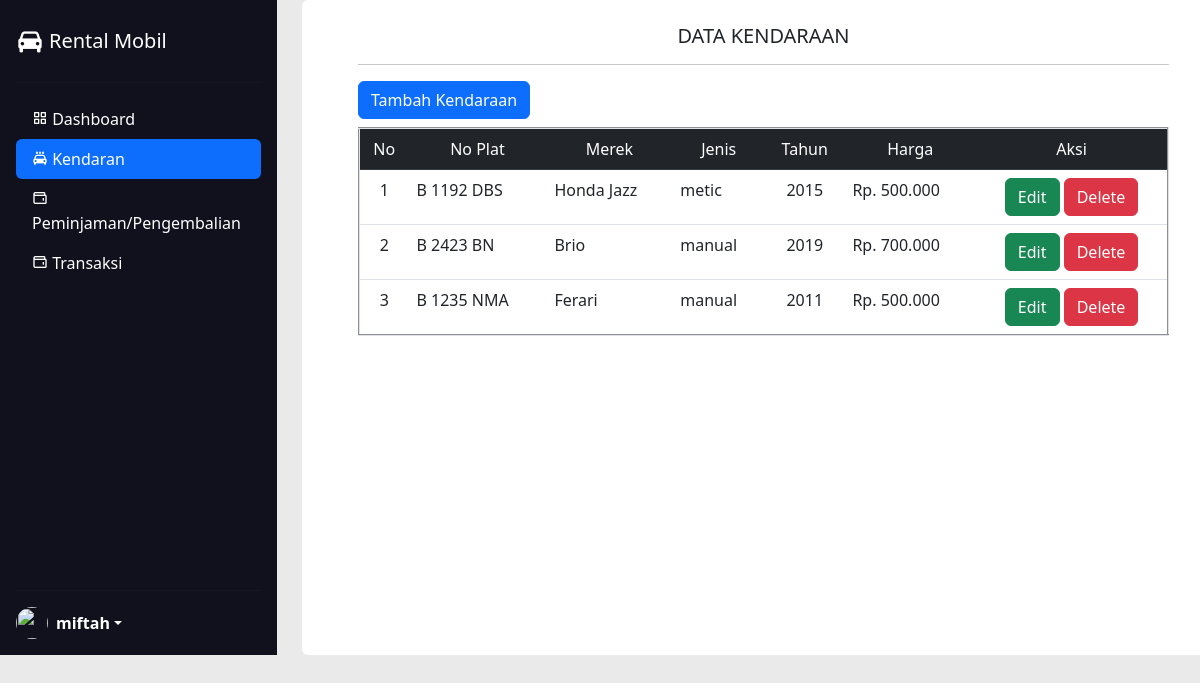
/Kendaraan.php (signed in), run on the app's committed database.
### tables this page shows
CREATE TABLE `users` (
  `id` int(11) NOT NULL,
  `username` varchar(255) NOT NULL,
  `email` varchar(255) NOT NULL,
  `password` varchar(255) NOT NULL
);

CREATE TABLE `kendaraan` (
  `idkendaraan` int(10) NOT NULL,
  `no_plat` varchar(20) NOT NULL,
  `merek` varchar(25) NOT NULL,
  `jenis` varchar(20) NOT NULL,
  `tahun` int(10) NOT NULL,
  `harga` int(25) NOT NULL
);

### config/controller.php (called while the page is built, shortened)
<?php
include 'koneksi.php';
function select($query)
{
    global $conn;
    $result = mysqli_query($conn, $query);
    $rows = [];
    while ($row = mysqli_fetch_assoc($result)) {
        $rows[] = $row;
    }
    return $rows;
}
?>

### Kendaraan.php (the view, shortened to what this page needs)
<?php
include 'config/app.php';
?>
<!DOCTYPE html>
<head>
    <link rel="stylesheet" href="css/bootstrap.css">
    <link href='https://unpkg.com/boxicons@2.1.2/css/boxicons.min.css' rel='stylesheet'>
</head>
<body style="background:#eaeaea;">
    <main class="d-flex flex-nowrap">
        <div class="d-flex flex-column flex-shrink-0 p-3 " style="background: #11101D; width: 277px; height: 655px;">
            <div class="logo_content">
                <div class="logo">
                    <i class='bx bxs-car'></i>
                    <div class="logo_name">Rental Mobil</div>
                </div>
            </div>
            <hr>
            <ul class="nav nav-pills flex-column mb-auto">
                <li>
                    <a href="index.php" class="nav-link text-white">
                        <i class='bx bx-grid-alt'></i>
                        <span>Dashboard</span>
                    </a>
                </li>
                <li>
                    <a href="Kendaraan.php" class="nav-link active">
                        <i class='bx bxs-car-wash'></i>
                        <span>Kendaran</span>
                    </a>
                </li>
                <li>
                    <a href="peminjamanpengembalian.php" class="nav-link text-white">
                        <i class='bx bx-wallet'></i>
                        <span>Peminjaman/Pengembalian</span>
                    </a>
                </li>
                <li>
                    <a href="transaksi.php" class="nav-link text-white">
                        <i class='bx bx-wallet'></i>
                        <span>Transaksi</span>
                    </a>
                </li>
            </ul>
            <hr>
            <div class="dropdown">
                <a href="#" class="d-flex align-items-center text-white text-decoration-none dropdown-toggle" data-bs-toggle="dropdown" aria-expanded="false">
                    <img src="https://github.com/mdo.png" alt="" width="32" height="32" class="rounded-circle me-2">
                    <?php
                    $user = mysqli_query($conn, "SELECT * FROM users");
                    $row = mysqli_fetch_row($user);
                    ?>
                    <strong><?php echo "$row[1]" ?></strong>
                </a>
            </div>
        </div>
        <div class="card" style="position: relative; left: 25px; width: 1045px; padding: 8px 40px; height-max: 655px; border: 6px;">
            <div class="card-body">
                <h5 class="card-title text-center">DATA KENDARAAN</h5>
                <hr>
                <button type="button" class="btn btn-primary mb-2" data-bs-toggle="modal" data-bs-target="#modaltambah">
                    Tambah Kendaraan
                </button>
                <table class="table" border="2">
                    <thead>
                        <tr>
                            <td class="table-dark text-center">No</td>
                            <td class="table-dark text-center">No Plat</td>
                            <td class="table-dark text-center">Merek</td>
                            <td class="table-dark text-center">Jenis</td>
                            <td class="table-dark text-center">Tahun</td>
                            <td class="table-dark text-center">Harga</td>
                            <td class="table-dark text-center">Aksi</td>
                        </tr>
                    </thead>
                    <tbody>
                        <?php $no = 1; ?>
                        <?php
                        $data_kendaraan = select("SELECT * FROM kendaraan");
                        foreach ($data_kendaraan as $kendaraan) : ?>
                            <tr>
                                <td class="text-center"><?= $no++; ?></td>
                                <td><?= $kendaraan['no_plat']; ?></td>
                                <td><?= $kendaraan['merek']; ?></td>
                                <td><?= $kendaraan['jenis']; ?></td>
                                <td class="text-center"><?= $kendaraan['tahun']; ?></td>
                                <td>Rp. <?= number_format($kendaraan['harga'], 0, ',', '.'); ?></td>
                                <td class="text-center">
                                    <button type="button" class="btn btn-success" data-bs-toggle="modal" data-bs-target="#modaledit<?= $kendaraan['idkendaraan']; ?>">Edit</button>
                                    <button type="button" class="btn btn-danger" data-bs-toggle="modal" data-bs-target="#modalhapus<?= $kendaraan['idkendaraan']; ?>">Delete</button>
                                </td>
                            </tr>
                        <?php endforeach; ?>
                    </tbody>
                </table>
            </div>
        </div>
    </main>
</body>
</html>

### Kendaraan.php (style rules this page uses)
.d-flex .logo_content .logo { color: #fff; display: flex; height: 50px; width: 100%; align-items: center; }
.logo_content .logo i { font-size: 28px; margin-right: 5px; }
.logo_content .logo .logo_name { font-size: 20px; font-weight: 400; }

### data on the page
users: username "miftah"
kendaraan: no_plat "B 1192 DBS", merek "Honda Jazz", jenis "metic", tahun "2015", harga "500.000"
kendaraan: no_plat "B 2423 BN", merek "Brio", jenis "manual", tahun "2019", harga "700.000"
kendaraan: no_plat "B 1235 NMA", merek "Ferari", jenis "manual", tahun "2011", harga "500.000"
